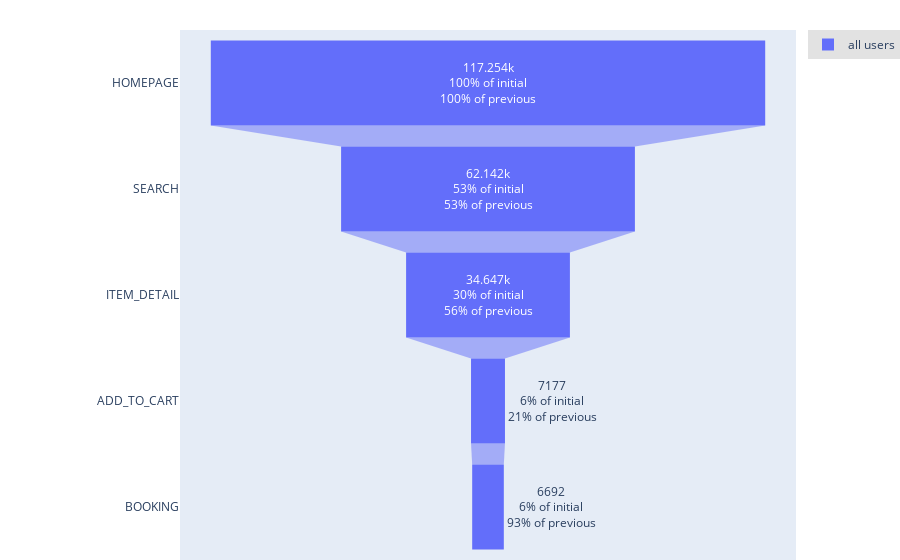

Notebook source saved alongside this figure:
### Code cell
# HOMEPAGE - SEARCH - ITEM_DETAIL - ADD_TO_CART - BOOKING(우리가 생각하는 해피패스) funnel 그래프
# 3. 21ss 시즌 

stream_21ss.funnel(
    stages=[
            'HOMEPAGE',
            'SEARCH',
            'ITEM_DETAIL',
            'ADD_TO_CART',
            'BOOKING'
    ],
    funnel_type='closed'
)

### Figure 1 — Plotly figure (JSON) as saved in the notebook; plotly's stock layout.template omitted (floating-point values rounded to 4 significant figures)
{"data": [{"name": "all users", "textinfo": "value+percent initial+percent previous", "type": "funnel", "x": [117254, 62142, 34647, 7177, 6692], "y": ["HOMEPAGE", "SEARCH", "ITEM_DETAIL", "ADD_TO_CART", "BOOKING"]}], "layout": {"autosize": true, "funnelmode": "stack", "hovermode": "closest", "legend": {"bgcolor": "#E2E2E2", "font": {"size": 12}, "orientation": "v", "xanchor": "left"}, "margin": {"b": 0, "l": 180, "pad": 0, "r": 0, "t": 30}, "showlegend": true, "xaxis": {"autorange": true, "range": [-65140.0, 65140.0], "type": "linear"}, "yaxis": {"autorange": true, "range": [4.5, -0.5], "type": "category"}}}
